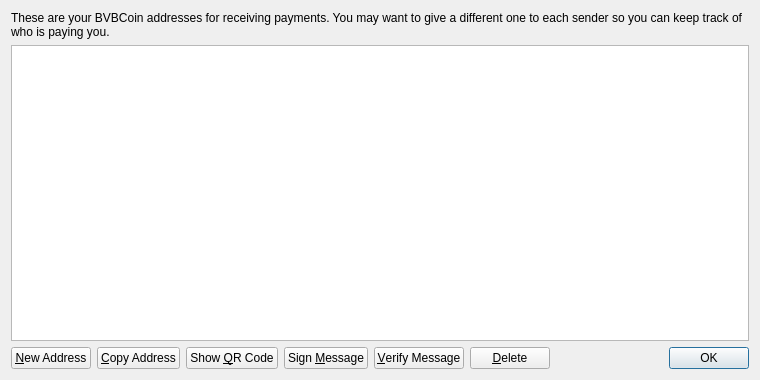
<?xml version="1.0" encoding="UTF-8"?>
<ui version="4.0">
 <class>AddressBookPage</class>
 <widget class="QWidget" name="AddressBookPage">
  <property name="geometry">
   <rect>
    <x>0</x>
    <y>0</y>
    <width>760</width>
    <height>380</height>
   </rect>
  </property>
  <property name="windowTitle">
   <string>Address Book</string>
  </property>
  <layout class="QVBoxLayout" name="verticalLayout">
   <item>
    <widget class="QLabel" name="labelExplanation">
     <property name="text">
      <string>These are your BVBCoin addresses for receiving payments. You may want to give a different one to each sender so you can keep track of who is paying you.</string>
     </property>
     <property name="textFormat">
      <enum>Qt::PlainText</enum>
     </property>
     <property name="wordWrap">
      <bool>true</bool>
     </property>
    </widget>
   </item>
   <item>
    <widget class="QTableView" name="tableView">
     <property name="contextMenuPolicy">
      <enum>Qt::CustomContextMenu</enum>
     </property>
     <property name="toolTip">
      <string>Double-click to edit address or label</string>
     </property>
     <property name="tabKeyNavigation">
      <bool>false</bool>
     </property>
     <property name="selectionMode">
      <enum>QAbstractItemView::SingleSelection</enum>
     </property>
     <property name="selectionBehavior">
      <enum>QAbstractItemView::SelectRows</enum>
     </property>
     <property name="sortingEnabled">
      <bool>true</bool>
     </property>
     <attribute name="verticalHeaderVisible">
      <bool>false</bool>
     </attribute>
    </widget>
   </item>
   <item>
    <layout class="QHBoxLayout" name="horizontalLayout">
     <item>
      <widget class="QPushButton" name="newAddressButton">
       <property name="toolTip">
        <string>Create a new address</string>
       </property>
       <property name="text">
        <string>&amp;New Address</string>
       </property>
      </widget>
     </item>
     <item>
      <widget class="QPushButton" name="copyToClipboard">
       <property name="toolTip">
        <string>Copy the currently selected address to the system clipboard</string>
       </property>
       <property name="text">
        <string>&amp;Copy Address</string>
       </property>
      </widget>
     </item>
     <item>
      <widget class="QPushButton" name="showQRCode">
       <property name="text">
        <string>Show &amp;QR Code</string>
       </property>
      </widget>
     </item>
     <item>
      <widget class="QPushButton" name="signMessage">
       <property name="toolTip">
        <string>Sign a message to prove you own a BVBCoin address</string>
       </property>
       <property name="text">
        <string>Sign &amp;Message</string>
       </property>
      </widget>
     </item>
     <item>
      <widget class="QPushButton" name="verifyMessage">
       <property name="toolTip">
        <string>Verify a message to ensure it was signed with a specified BVBCoin address</string>
       </property>
       <property name="text">
        <string>&amp;Verify Message</string>
       </property>
      </widget>
     </item>
     <item>
      <widget class="QPushButton" name="deleteButton">
       <property name="toolTip">
        <string>Delete the currently selected address from the list</string>
       </property>
       <property name="text">
        <string>&amp;Delete</string>
       </property>
      </widget>
     </item>
     <item>
      <spacer name="horizontalSpacer">
       <property name="orientation">
        <enum>Qt::Horizontal</enum>
       </property>
       <property name="sizeHint" stdset="0">
        <size>
         <width>40</width>
         <height>20</height>
        </size>
       </property>
      </spacer>
     </item>
     <item>
      <widget class="QDialogButtonBox" name="buttonBox">
       <property name="sizePolicy">
        <sizepolicy hsizetype="Maximum" vsizetype="Fixed">
         <horstretch>0</horstretch>
         <verstretch>0</verstretch>
        </sizepolicy>
       </property>
       <property name="standardButtons">
        <set>QDialogButtonBox::Ok</set>
       </property>
      </widget>
     </item>
    </layout>
   </item>
  </layout>
 </widget>
 <resources>
  <include location="../bitcoin.qrc"/>
 </resources>
 <connections/>
</ui>
